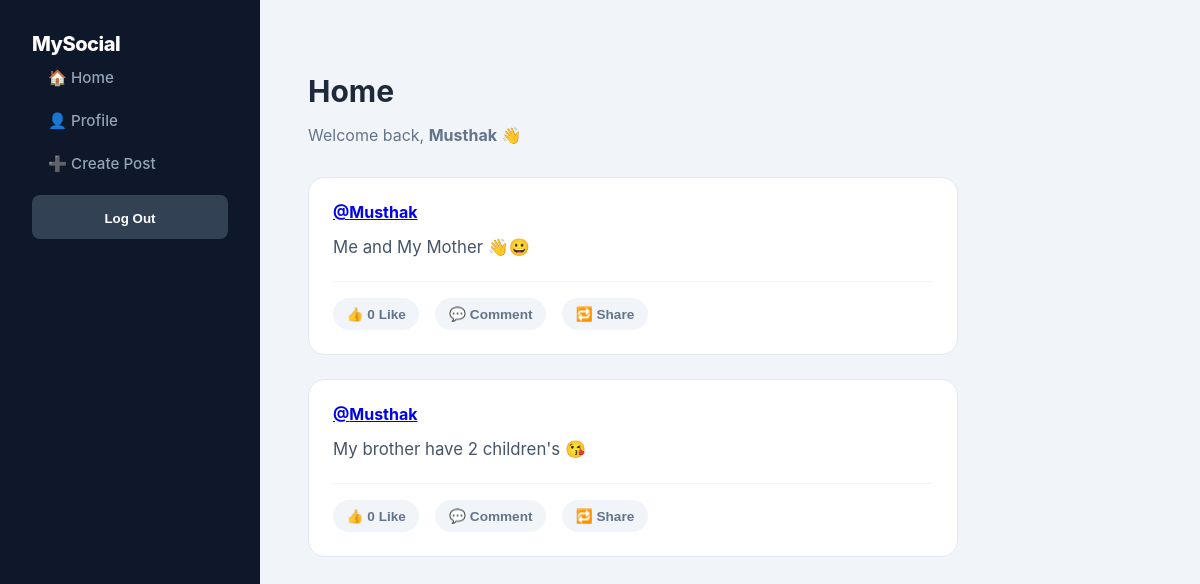
The app's page / (signed in), older data.
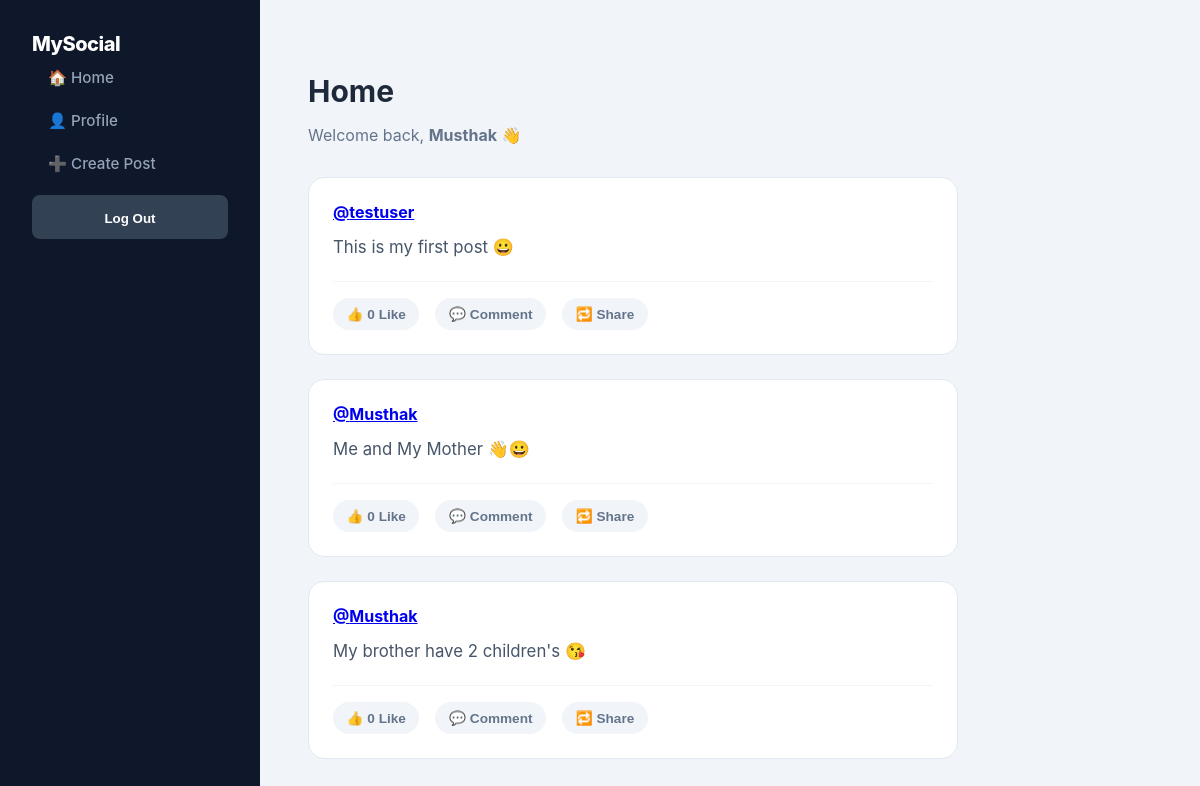
The same page, newer data.
### pages/models.py (models this page shows, shortened)
class Post(models.Model):
    user = models.ForeignKey(User, on_delete=models.CASCADE)
    content = models.TextField()
    image = models.ImageField(upload_to="post_images/", blank=True, null=True)
    created_at = models.DateTimeField(auto_now_add=True)
    count = models.PositiveIntegerField(default=0)

### accounts/models.py (models this page shows)
class CustomUser(AbstractUser):
    first_name = models.CharField(max_length=255)
    last_name = models.CharField(max_length=255)
    country = models.CharField(max_length=100)
    phone_number = models.CharField(max_length=15)

### pages/views.py (the view)
# urls.py: path("", HomePageView.as_view(), name="home"),
class HomePageView(TemplateView):
    template_name = "home.html"
    def get_context_data(self, **kwargs):
        context = super().get_context_data(**kwargs)
        context['posts'] = Post.objects.all().order_by('-created_at')
        return context

### templates/home.html (shortened to what this page needs)
{% extends "base.html" %}
{% block content %}
{% if user.is_authenticated %}
<div class="home-header">
  <h2>Home</h2>
  <p class="welcome-text">
    Welcome back, <strong>{{ user.username }}</strong> 👋
  </p>
</div>
<div class="feed">
  {% for post in posts %}
  <div class="post-card" id="post-{{ post.pk }}">
    <div class="post-header">
      <a href="{% url 'post' post.pk %}">@{{ post.user.username }}</a>
    </div>
    <div class="post-content">{{ post.content|truncatechars:120 }}</div>
    <div class="post-actions">
      <button onclick="handleLike(this)">
        <span class="icon">👍</span>
        <span class="count">0</span> Like
      </button>
      <button onclick="toggleCommentSection('{{ post.pk }}')">
        💬 Comment
      </button>
      <button onclick="handleShare('{{ post.pk }}')">🔁 Share</button>
    </div>
  </div>
  {% endfor %}
</div>
{% else %}
<div class="login-box">
  <h2>Welcome to MySocialApp</h2>
  <p>Please login to see posts 🤝</p>
</div>
{% endif %}
{% endblock content %}

Row changes from the older to the newer data that the page shows:
added Post: user.username "testuser", content "This is my first post 😀"
